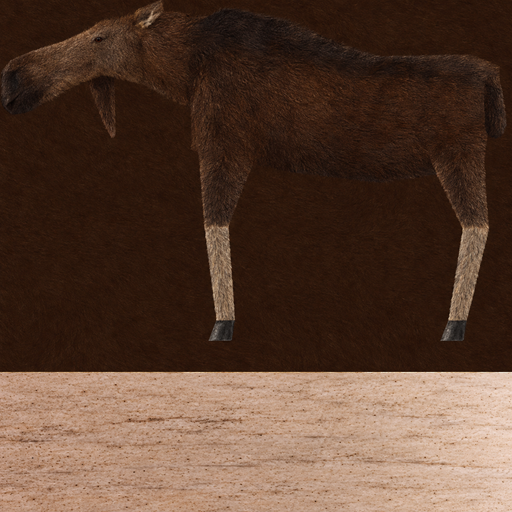
#> input picture models/moose_texture.png, 512 x 512 px
$ python -i install_chatgpt_job.py   (imports and definitions only)
#> lines starting #> are read from the running program, lines starting #| are printed output that depends on the picture
"""Check a finished ChatGPT texture job and install its results as HD replacements.

usage: python tools/install_chatgpt_job.py <job-name> [--flip] [--dry-run] [--only key ...]

For every out/<key>.png with a matching dump: checks the size (4x the original), reports how
well the layout matches (blurred-luminance correlation after downscaling to the original
size), the brightness change (flagged over 20 levels) and the wrap seams (edge difference over the mean neighbour difference; about 1 means
seamless), then installs it into game/textures/hd/<key>.png, first backing up whatever was
there to game/textures/hd_backup_esrgan/ (once; the first backup is the one kept).

Results with transparency get their alpha thresholded at 50% (the game's sprites are
cut-outs) and the colour of transparent pixels filled in from the nearest opaque ones, so
filtering doesn't pull a dark or white fringe into the edges. --flip turns results made
upright (make_chatgpt_job.py --flip) back into the game's row order.
"""
import glob
import os
import shutil
import sys

import numpy as np
from PIL import Image, ImageFilter

TEX = os.path.join(os.path.dirname(__file__), "..", "game", "textures")


def layout_corr(orig, result):
    a = orig.convert("L").filter(ImageFilter.GaussianBlur(1))
    b = result.convert("L").resize(orig.size, Image.BOX).filter(ImageFilter.GaussianBlur(1))
    a = np.asarray(a, float) - np.asarray(a, float).mean()
    b = np.asarray(b, float) - np.asarray(b, float).mean()
    d = np.sqrt((a * a).sum() * (b * b).sum())
    return (a * b).sum() / d if d else 0.0


# [75 lines left out: functions seams, clean_alpha, main, not called in this run]


# [2 lines not run here, left out]

>>> from PIL import Image
>>> picture = Image.open('../models/moose_texture.png')
#> picture is the input picture: PIL image 512x512 RGB; mean R, G, B 88.4, 63, 48.3
>>> result = layout_corr(picture, 'out.png')
#> in layout_corr, `a = orig.convert("L").filter(ImageFilter.GaussianBlur(1))`:
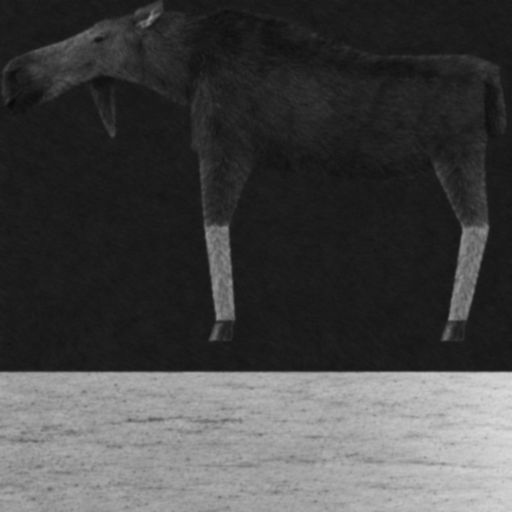
#> a: PIL image 512x512 L; min 8, max 219, mean 68.5
#> (the run stopped early here; a loop or call above may not have finished)
